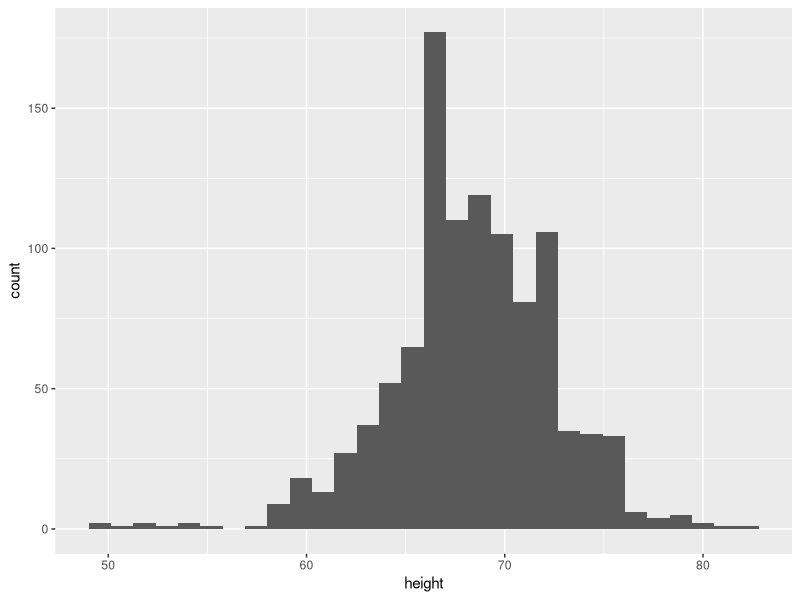
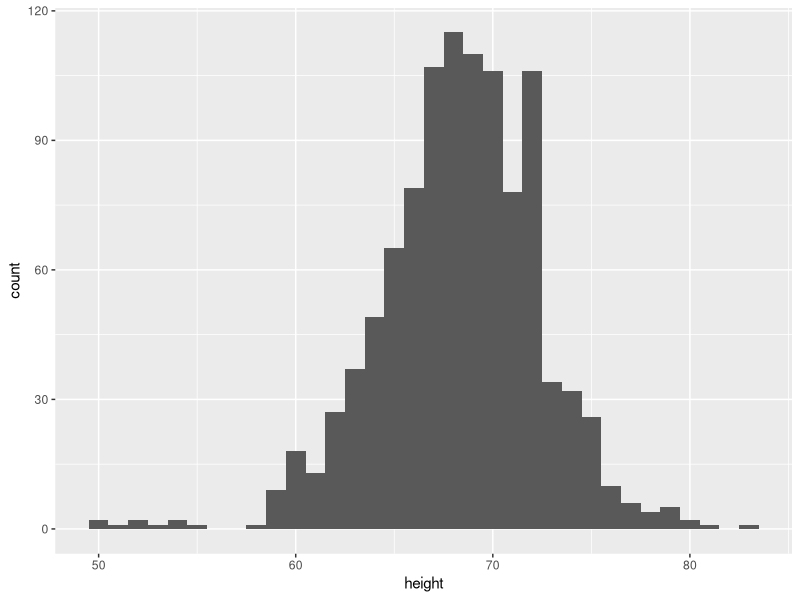
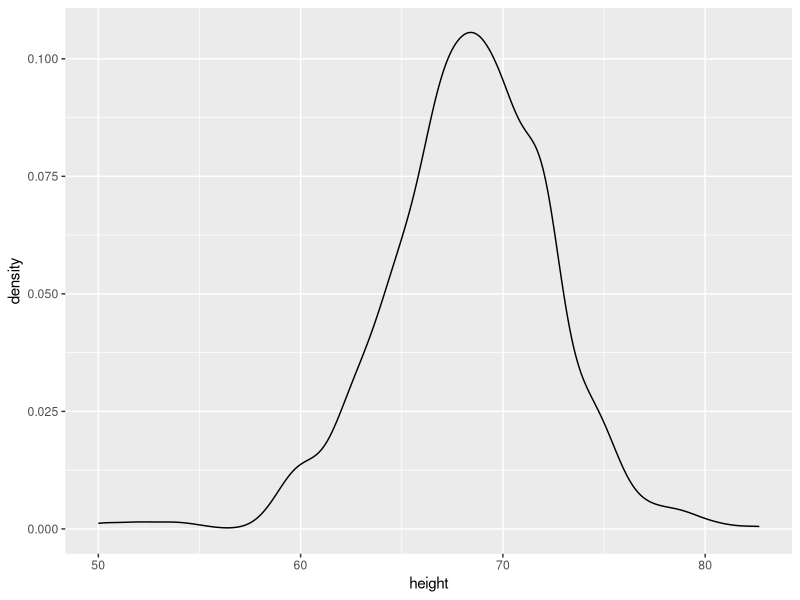
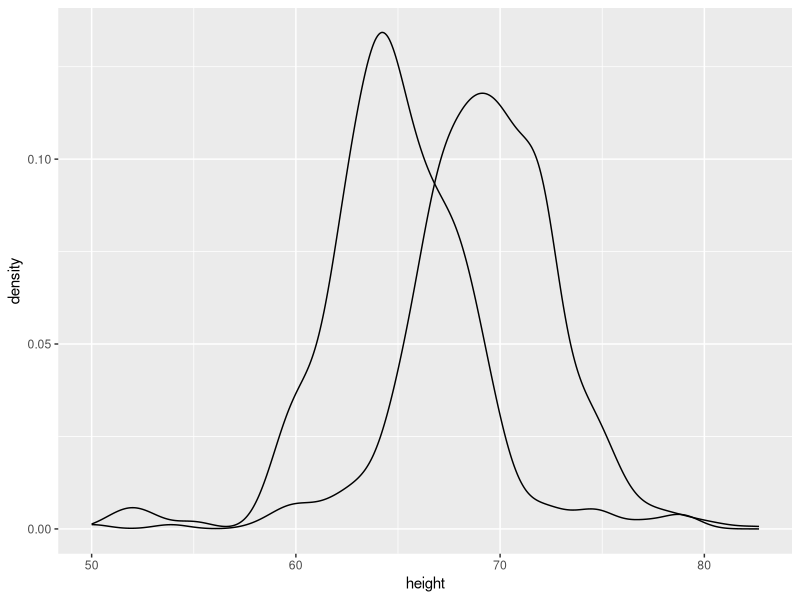
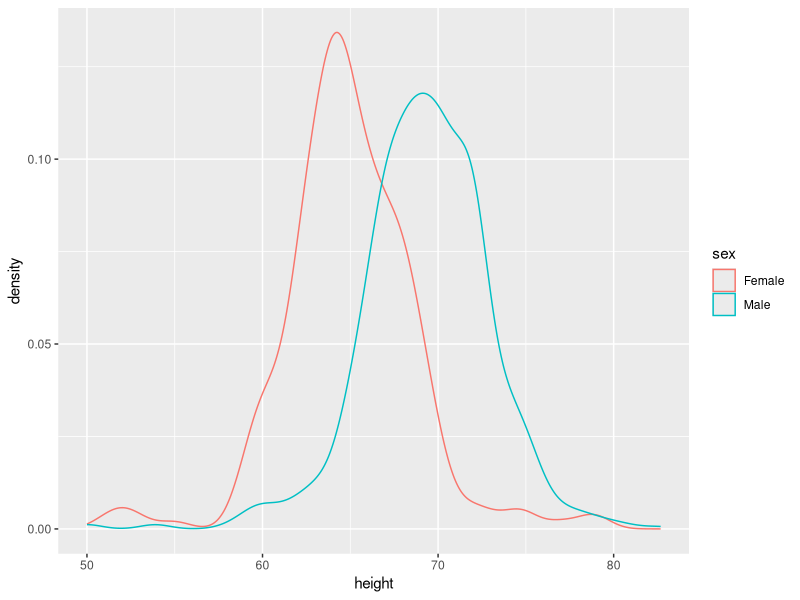
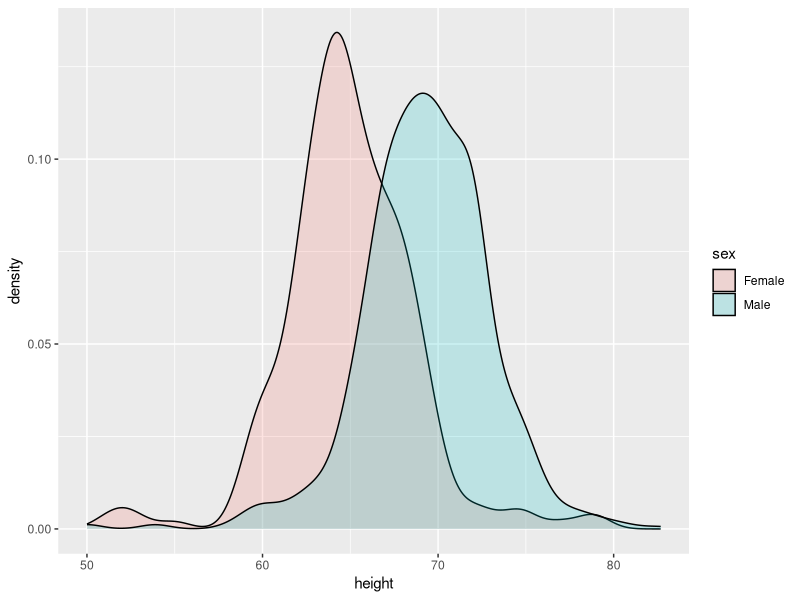
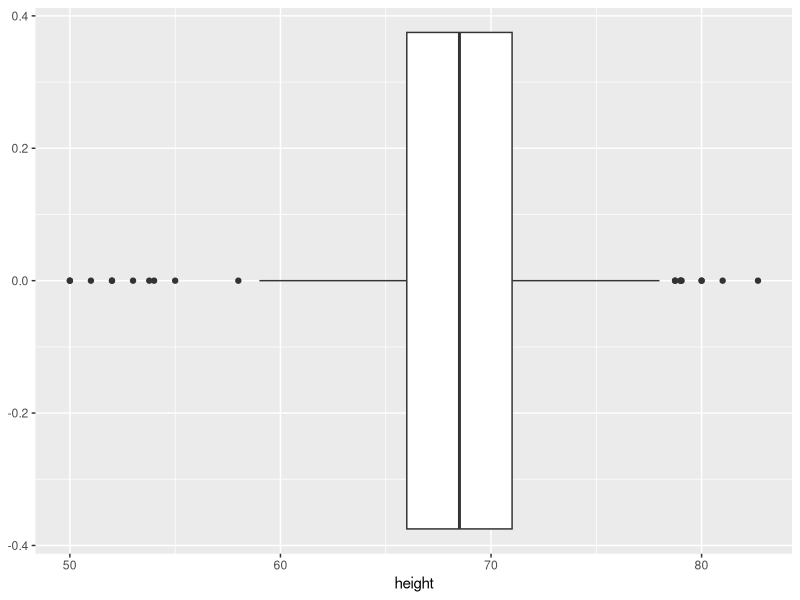
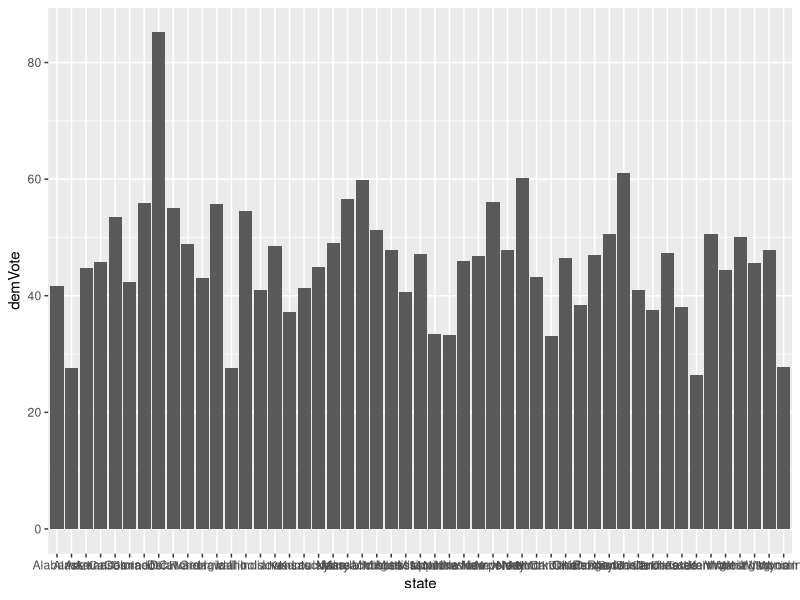

Recreate these plots in R, in order.
## ---- chunk 1
knitr::opts_chunk$set(echo = TRUE)
library(tidyverse)
## ---- chunk 2
#install.packages("dslabs")
library(dslabs) 
data(heights)
glimpse(heights)

heights.2 <- heights
## ---- chunk 3
heights.2 %>% ggplot(aes(x = height)) + geom_histogram()

## ---- chunk 4
heights.2 %>% ggplot(aes(x = height)) + geom_histogram(binwidth = 1)

## ---- chunk 5
heights.2 %>% ggplot(aes(x = height)) + geom_density()

## ---- chunk 6
heights.2 %>% ggplot(aes(x = height, group = sex)) + geom_density()

## ---- chunk 7
heights.2 %>% ggplot(aes(x = height, color = sex)) + geom_density()

## ---- chunk 8
heights.2 %>% ggplot(aes(x = height, fill = sex)) + geom_density(alpha = .2)

## ---- chunk 9
heights.2 %>% ggplot(aes(x = height)) + geom_boxplot()
## ---- chunk 10
heights %>% select(height) %>% summarize(mean(height))
heights %>% select(height) %>% summarize(median(height))
## ---- chunk 11
heights %>% select(sex, height) %>% group_by(sex) %>% summarize( mean(height),median(height))

## ---- chunk 12
heights %>% select(sex, height) %>% group_by(sex) %>% summarize( max(height))


## ---- chunk 13
#install.packages("pscl")
library(pscl) # loads in the package that has this data. 
## You might need to install this...

# data for presidental elections
votedata <-  presidentialElections
glimpse(votedata)

## ---- chunk 14
ggplot(votedata %>% filter(year == 2000)) + geom_col(aes(x = state, y = demVote ))


## ---- chunk 15

ggplot(votedata %>% filter(year == 2000)) + geom_col(aes(x = state, y = demVote )) + coord_flip()


## ---- chunk 16
ggplot(votedata %>% filter(year == 2000), aes(x = reorder(state, demVote), y = demVote)) + geom_col()

## ---- chunk 17
ggplot(votedata %>% filter(year == 2000), aes(x = reorder(state, demVote), y = demVote)) + geom_col() + facet_wrap(~ south)

## ---- chunk 18
ggplot(votedata %>% filter(year == 2000), aes(x = reorder(state, demVote), y = demVote, color = south)) + geom_col() 
## ---- chunk 19
ggplot(votedata %>% filter(year %in% c(2008, 2016)), aes(x = reorder(state, demVote), y = demVote, color = south)) + geom_col() +
  labs(
    title = 'Data in votes',
    subtitle = 'Data from the South and North',
    x = 'State',
    y = 'Dem Votes'
  )+ theme(legend.position = "bottom") + facet_wrap(~ year)


## ---- chunk 20
ggplot(votedata %>% filter(year == 2008), aes(x = reorder(state, demVote), y = demVote, color = south)) + geom_point() +geom_hline(yintercept = 50) +
  labs(
    title = '2008 Presidential Election',
    subtitle = 'Data from the South and North',
    x = 'State',
    y = 'Dem Votes'
  )+ theme(legend.position = "bottom") 

## ---- chunk 21
library(maps)
votedata$state <- tolower(votedata$state)  ## states need to be lowercase for linking

states_map <- map_data("state") ## this gives us the lat and long for each point of each state.
  
map_plot <-  ggplot(data =  votedata %>% filter(year == 2008), aes(map_id = state)) +
    geom_map(aes(fill = demVote), map = states_map) +
    expand_limits(x = states_map$long, y = states_map$lat)
map_plot  
## ---- chunk 22
map_plot <-  ggplot(data =  votedata %>% filter(year == 2016), aes(map_id = state)) +
   geom_map(aes(fill = demVote), map = states_map)+
   expand_limits(x = states_map$long, y = states_map$lat)
map_plot
## ---- chunk 23
map_plot <-  ggplot(data =  votedata %>% filter(year == 2008), aes(map_id = state)) +
    geom_map(aes(fill = south), map = states_map) +
    expand_limits(x = states_map$long, y = states_map$lat)
map_plot

## ---- chunk 24
a <- votedata %>% select(demVote,south) %>% group_by(demVote) %>% group_by(south) %>% summarize(mean(demVote))
a
## ---- chunk 25
#votedata %>% ggplot(aes(x = year, y = a )) + geom_line()

## ---- chunk 26
library(palmerpenguins)
palmerpenguins::penguins
glimpse(penguins)
penguins.2 <- palmerpenguins::penguins
## ---- chunk 27
penguins.2 %>% ggplot(aes(x = body_mass_g)) + geom_boxplot()

## ---- chunk 28

penguins.2 %>% ggplot(aes(x = body_mass_g, y = sex)) + geom_boxplot() + geom_point()
## ---- chunk 29
penguins.2 %>% ggplot(aes(x = body_mass_g, y = sex)) + geom_boxplot() + geom_jitter()

## ---- chunk 30
penguins.2 %>% ggplot(aes(x = body_mass_g, y = sex)) + geom_jitter() + geom_boxplot()

## ---- chunk 31
penguins.2 %>% ggplot(aes(x = body_mass_g, y = sex)) + geom_violin()



## ---- chunk 32
